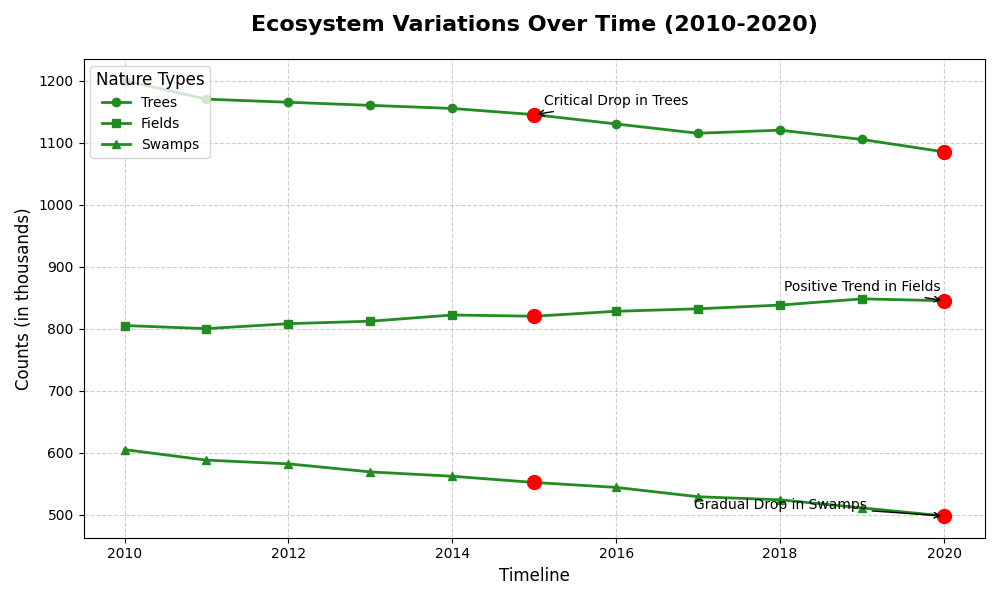

This figure's Python source:
import matplotlib.pyplot as plt
import numpy as np

years = np.arange(2010, 2021)

forest_population = [1200, 1170, 1165, 1160, 1155, 1145, 1130, 1115, 1120, 1105, 1085]
grassland_population = [805, 800, 808, 812, 822, 820, 828, 832, 838, 848, 845]
wetland_population = [605, 588, 582, 569, 562, 552, 544, 529, 524, 511, 498]

fig, ax = plt.subplots(figsize=(10, 6))

ax.plot(years, forest_population, label='Trees', color='#228B22', linewidth=2, marker='o')
ax.plot(years, grassland_population, label='Fields', color='#228B22', linewidth=2, marker='s')
ax.plot(years, wetland_population, label='Swamps', color='#228B22', linewidth=2, marker='^')

significant_years = [2015, 2020]
significant_values_forest = [1145, 1085]
significant_values_grassland = [820, 845]
significant_values_wetland = [552, 498]

ax.plot(significant_years, significant_values_forest, 'ro', markersize=10)
ax.plot(significant_years, significant_values_grassland, 'ro', markersize=10)
ax.plot(significant_years, significant_values_wetland, 'ro', markersize=10)

ax.annotate('Critical Drop in Trees', xy=(2015, 1145), 
            xytext=(2016, 1160), arrowprops=dict(facecolor='black', arrowstyle='->'),
            fontsize=10, ha='center')
ax.annotate('Positive Trend in Fields', xy=(2020, 845), 
            xytext=(2019, 860), arrowprops=dict(facecolor='black', arrowstyle='->'),
            fontsize=10, ha='center')
ax.annotate('Gradual Drop in Swamps', xy=(2020, 498), 
            xytext=(2018, 510), arrowprops=dict(facecolor='black', arrowstyle='->'),
            fontsize=10, ha='center')

ax.set_title('Ecosystem Variations Over Time (2010-2020)', fontsize=16, fontweight='bold', pad=20)
ax.set_xlabel('Timeline', fontsize=12)
ax.set_ylabel('Counts (in thousands)', fontsize=12)

ax.grid(True, linestyle='--', alpha=0.6)
ax.legend(title='Nature Types', fontsize=10, title_fontsize='12')

plt.tight_layout()
plt.show()
